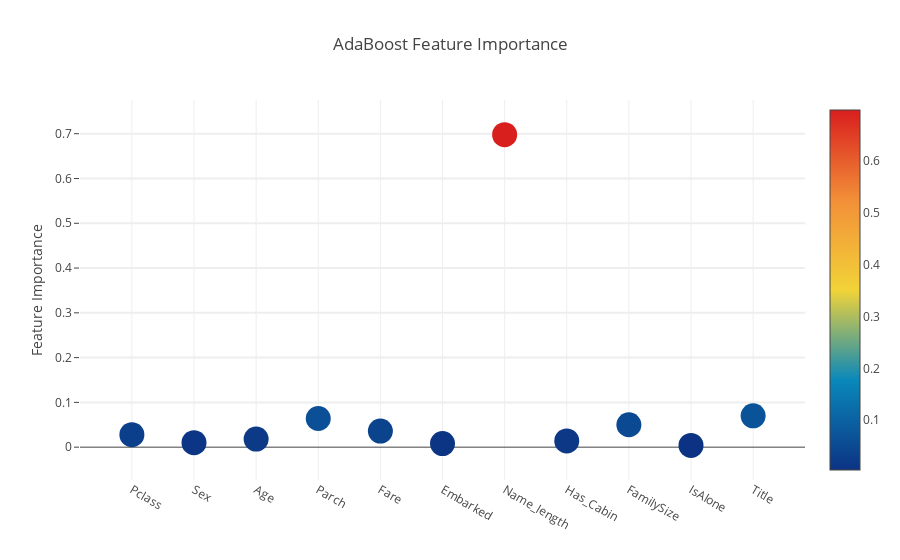

Notebook source saved alongside this figure:
### Code cell
# Scatter plot 
trace = go.Scatter(
    y = feature_dataframe['AdaBoost feature importances'].values,
    x = feature_dataframe['features'].values,
    mode='markers',
    marker=dict(
        sizemode = 'diameter',
        sizeref = 1,
        size = 25,
#       size= feature_dataframe['AdaBoost feature importances'].values,
        #color = np.random.randn(500), #set color equal to a variable
        color = feature_dataframe['AdaBoost feature importances'].values,
        colorscale='Portland',
        showscale=True
    ),
    text = feature_dataframe['features'].values
)
data = [trace]

layout= go.Layout(
    autosize= True,
    title= 'AdaBoost Feature Importance',
    hovermode= 'closest',
#     xaxis= dict(
#         title= 'Pop',
#         ticklen= 5,
#         zeroline= False,
#         gridwidth= 2,
#     ),
    yaxis=dict(
        title= 'Feature Importance',
        ticklen= 5,
        gridwidth= 2
    ),
    showlegend= False
)
fig = go.Figure(data=data, layout=layout)
py.iplot(fig,filename='scatter2010')

### Figure 1 — Plotly figure (JSON) as saved in the notebook; plotly's stock layout.template omitted (floating-point values rounded to 4 significant figures)
{"data": [{"marker": {"color": [0.028, 0.01, 0.018, 0.064, 0.036, 0.008, 0.698, 0.014, 0.05, 0.004, 0.07], "colorscale": "Portland", "showscale": true, "size": 25, "sizemode": "diameter", "sizeref": 1}, "mode": "markers", "text": ["Pclass", "Sex", "Age", "Parch", "Fare", "Embarked", "Name_length", "Has_Cabin", "FamilySize", "IsAlone", "Title"], "type": "scatter", "x": ["Pclass", "Sex", "Age", "Parch", "Fare", "Embarked", "Name_length", "Has_Cabin", "FamilySize", "IsAlone", "Title"], "y": [0.028, 0.01, 0.018, 0.064, 0.036, 0.008, 0.698, 0.014, 0.05, 0.004, 0.07]}], "layout": {"autosize": true, "hovermode": "closest", "showlegend": false, "title": "AdaBoost Feature Importance", "yaxis": {"gridwidth": 2, "ticklen": 5, "title": "Feature Importance"}}}
